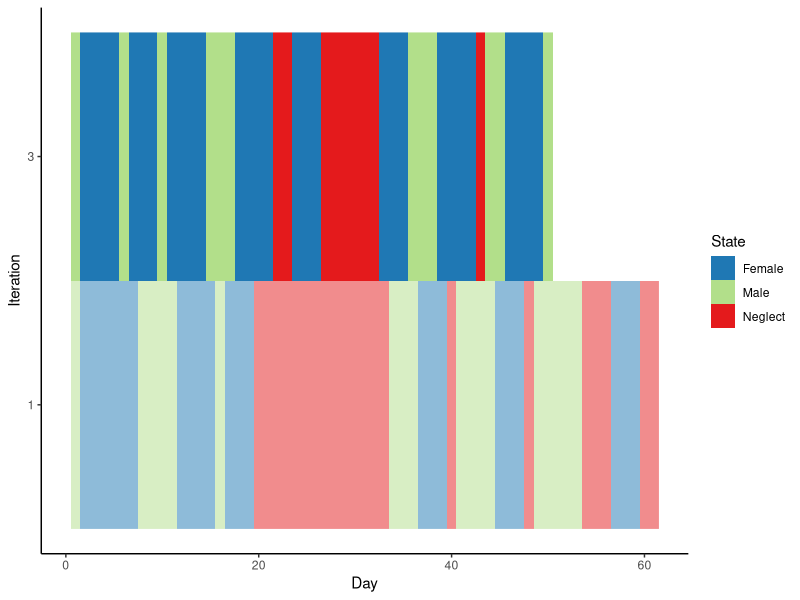
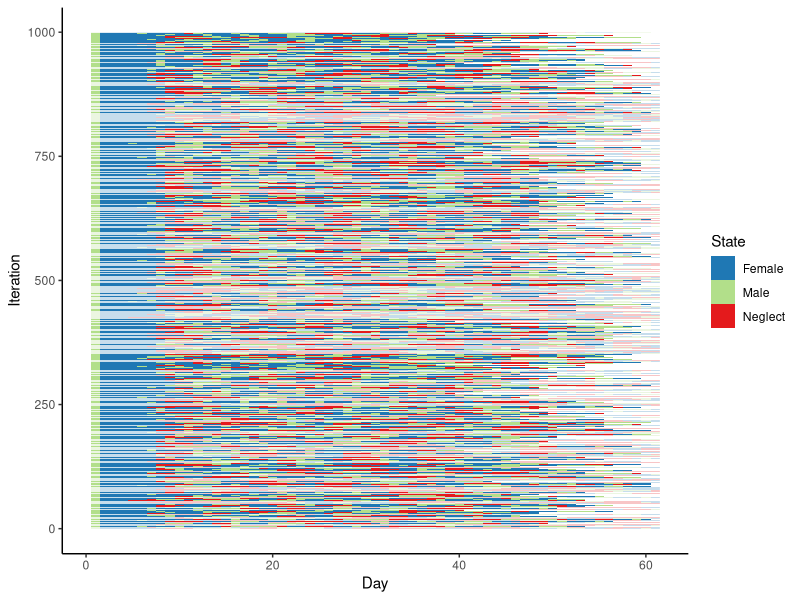
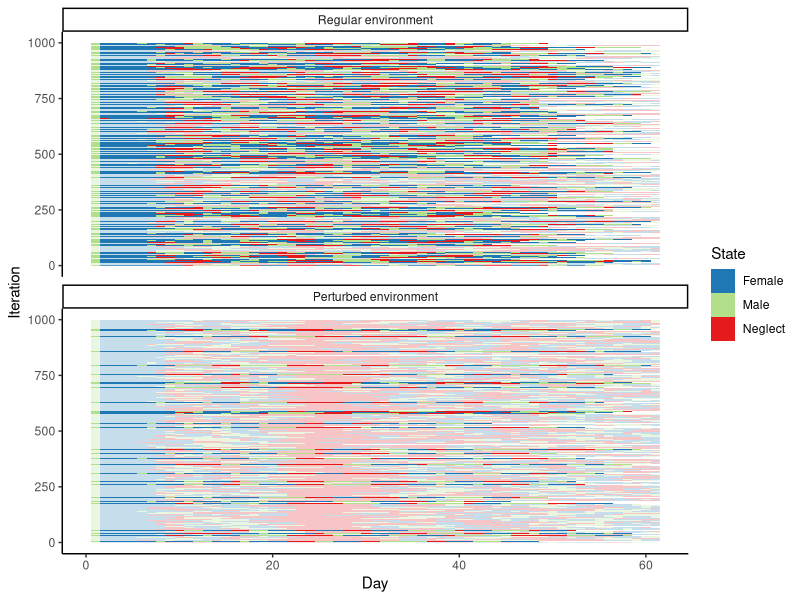

These charts were generated, in order, by the following R code: (Note: this script raises an error after producing the figures.)
# Logistics
library(tidyverse)

# Read and format data
dat <- read_csv("Output/processed_results_summarized.csv") |>
    mutate(Strategy = paste0(Min_Energy_Thresh_F, "-", Max_Energy_Thresh_F, "/", Min_Energy_Thresh_M, "-", Max_Energy_Thresh_M), .before=1)

strategyOrder <- dat |> 
              arrange(Min_Energy_Thresh_F, Max_Energy_Thresh_F, Min_Energy_Thresh_M, Max_Energy_Thresh_M) |>
              pull(Strategy) |>
              unique()

dat$Strategy <- factor(dat$Strategy, levels=strategyOrder)

# Example strategy
# example_strategy <- dat |>
#                  filter(Foraging_Condition_Mean == 150, !Foraging_Condition_Kick) |>
#                  filter(Did_Hatch) |>
#                  mutate(Hatch_Success = N / 1000) |>
#                  mutate(Diff_From_50 = abs(0.5 - Hatch_Success)) |>
#                  slice_min(order_by = Diff_From_50) |>
#                  pull(Strategy)

dat_example_strategy <- read_csv("Output/processed_results_example_strategy.csv")

# Plot example for empirical foraging condition

example_strings <- dat_example_strategy |>
                select(Iteration, Hatch_Result, Foraging_Condition_Mean, Foraging_Condition_Kick, Season_History) |>
                separate(Season_History, into=as.character(0:61), sep="") |>
                pivot_longer(cols=-c(Iteration, Hatch_Result, Foraging_Condition_Mean, Foraging_Condition_Kick), names_to="Day", values_to="State") |>
                filter(Day != 0) |>
                mutate(Day = as.numeric(Day)) |>
                filter(!is.na(State))

state_colors <- c("F"="#1f78b4",
                  "M"="#b2df8a",
                  "N"="#e41a1c")

plot_iteration_examples_pair <- ggplot(filter(example_strings, Foraging_Condition_Mean==150, Iteration %in% c(1, 3))) +
                             geom_raster(aes(x=Day, y=Iteration, fill=State, alpha=Hatch_Result=="hatched")) +
                             scale_fill_manual(values=c(state_colors), na.value="white", 
                                               labels=c("F"="Female", "M"="Male", "N"="Neglect")) +
                             scale_y_continuous(breaks=c(1,3), labels=c(1,3)) +
                             scale_alpha_manual(values=c("TRUE"=1, "FALSE"=0.5)) +
                             guides(alpha="none") +
                             theme_classic()
ggsave(filename="SICB/PLOT_iteration_pair.png", plot_iteration_examples_pair, width=4, height=2)

plot_iteration_examples_nokick <- ggplot(filter(example_strings, Foraging_Condition_Mean==150, !Foraging_Condition_Kick)) +
                                geom_raster(aes(x=Day, y=Iteration, fill=State, alpha=Hatch_Result=="hatched")) +
                                scale_fill_manual(values=c(state_colors), na.value="white", 
                                                  labels=c("F"="Female", "M"="Male", "N"="Neglect")) +
                                scale_alpha_manual(values=c("TRUE"=1, "FALSE"=0.25)) +
                                guides(alpha="none") +
                                theme_classic()
ggsave(filename="SICB/PLOT_iteration_examples_nokick.png", plot_iteration_examples_nokick, width=4, height=2.5)

plot_iteration_examples_withkick <- ggplot(filter(example_strings, Foraging_Condition_Mean==150)) +
                                geom_raster(aes(x=Day, y=Iteration, fill=State, alpha=Hatch_Result=="hatched")) +
                                facet_wrap(facet=vars(Foraging_Condition_Kick), nrow=2, labeller=as_labeller(c("0"="Regular environment", "1"="Perturbed environment"))) +
                                scale_fill_manual(values=c(state_colors), na.value="white", 
                                                  labels=c("F"="Female", "M"="Male", "N"="Neglect")) +
                                scale_alpha_manual(values=c("TRUE"=1, "FALSE"=0.25)) +
                                guides(alpha="none") +
                                theme_classic()
ggsave(filename="SICB/PLOT_iteration_examples_withkick.png", plot_iteration_examples_withkick, width=4, height=5)

tempLabelFunction <- function(l) {
    if (l == "0") { return("Regular environment") }
    if (l == "1") { return("Perturbed environment") }
    return(paste(l, "kJ/day"))
}
plot_iteration_examples_multiple_environments <- ggplot(example_strings) +
                                              geom_raster(aes(x=Day, y=Iteration, fill=State, alpha=Hatch_Result=="hatched")) +
                                              facet_grid(rows=vars(Foraging_Condition_Kick), 
                                                         cols=vars(Foraging_Condition_Mean), 
                                                         labeller=tempLabelFunction) +
                                              scale_fill_manual(values=c(state_colors), na.value="white", 
                                                                labels=c("F"="Female", "M"="Male", "N"="Neglect")) +
                                              scale_alpha_manual(values=c("TRUE"=1, "FALSE"=0.25)) +
                                              guides(alpha="none") +
                                              theme_classic()
ggsave(filename="SICB/PLOT_iteration_examples_multipleenvironments.png", plot_iteration_examples_multiple_environments, width=10, height=5)
